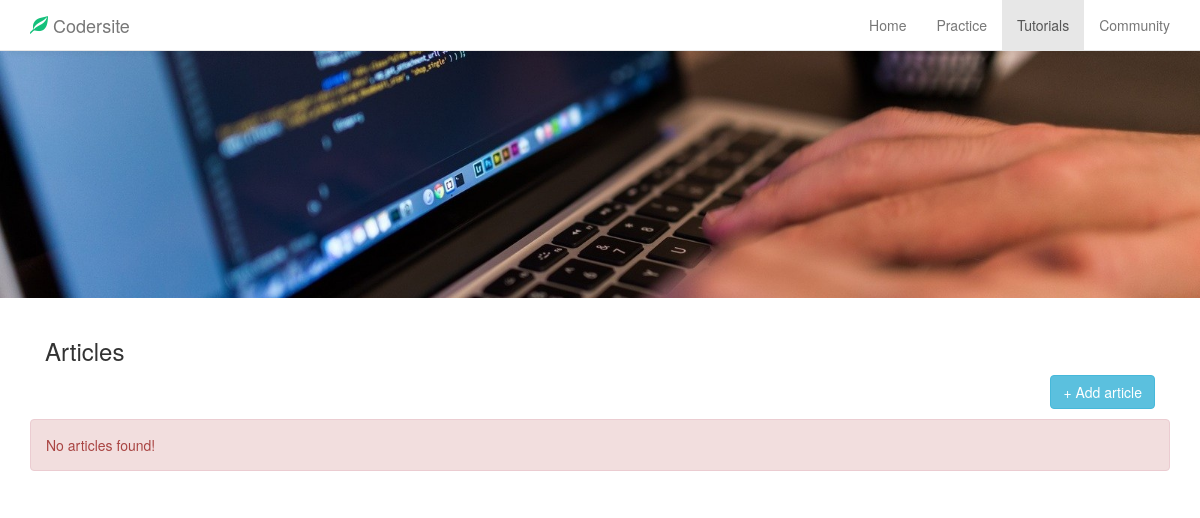
/articles/, run on an earlier commit of the app's database.
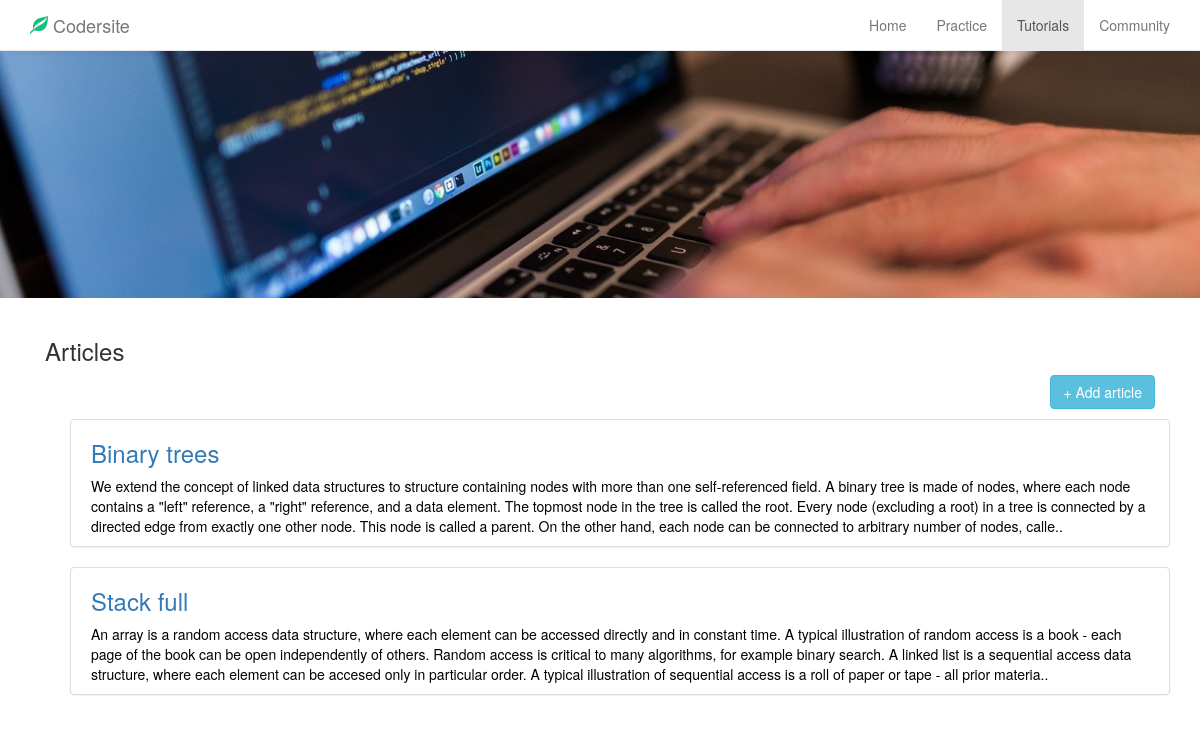
And on a later commit of the database.
### articles/models.py (models this page shows, shortened)
class Article(models.Model) :
    content = models.TextField(null = False)
    title = models.TextField(null = False)
    user = models.ForeignKey(User, default=True)
    date_added = models.DateTimeField(null = False, verbose_name = "date_added")
    category = models.ForeignKey(Category, related_name='%(class)s_requests_created')

### articles/views.py (the view)
class IndexView(generic.ListView) :
    template_name = "articles/index.html"
    context_object_name = "all_articles"
    def get_queryset(self) :
        return Article.objects.all()

### articles/templates/articles/index.html (shortened to what this page needs)
{% extends 'base2.html' %}
{% block head %}
{% load static %}
<link rel="stylesheet" type="text/css" href="{% static 'css/practice_home.css' %}">
{% endblock %}
{% block content %}
<img src="{% static 'articles/comp.jpg' %}" width="100%">
<div class="container">
    <br>
    <div class="container-fluid" style="padding-bottom:10px;">
        <h3>Articles</h3><a href="{% url 'articles:article-add' %}">
        <button class="btn btn-info" style="float:right;">
            <span class="gylphicon glyphicon-plus"></span> Add article
        </button>
    </a>
    </div>
    {% if all_articles %}
    <ul class="no-bullets">
        {% for article in all_articles %}
        <li>
            <a href="{% url 'articles:detail' article.id %}">
                <div class="panel panel-default question-box">
                    <h3>{{ article.title }}
                    </h3>
                    <p class="less-desc">{{ article.content | slice:":500" }}..</p>
                </div>
            </a>
        </li>
        {% endfor %}
    </ul>
    {% else %}
    <div class="alert alert-danger" role="alert">
        No articles found!
    </div>
    {% endif %}
</div>
{% endblock %}

What changed in the data, as far as the page shows it:
added Article: title "Binary trees", content "We extend the concept of linked data structures to structure containing nodes with more than one self-referenced field. A binary tree is made of nodes, where each node contains a \"left\" reference, a \"right\" reference, and a data element. The topmost node in the tree is called the root. Every node (excluding a root) in a tree is connected by a directed edge from exactly one other node. This node is called a parent. On the other hand, each node can be connected to arbitrary number of nodes, calle"
added Article: title "Stack full", content "An array is a random access data structure, where each element can be accessed directly and in constant time. A typical illustration of random access is a book - each page of the book can be open independently of others. Random access is critical to many algorithms, for example binary search. A linked list is a sequential access data structure, where each element can be accesed only in particular order. A typical illustration of sequential access is a roll of paper or tape - all prior materia"
Also different on the page:
text no longer shown: "No articles found!"
